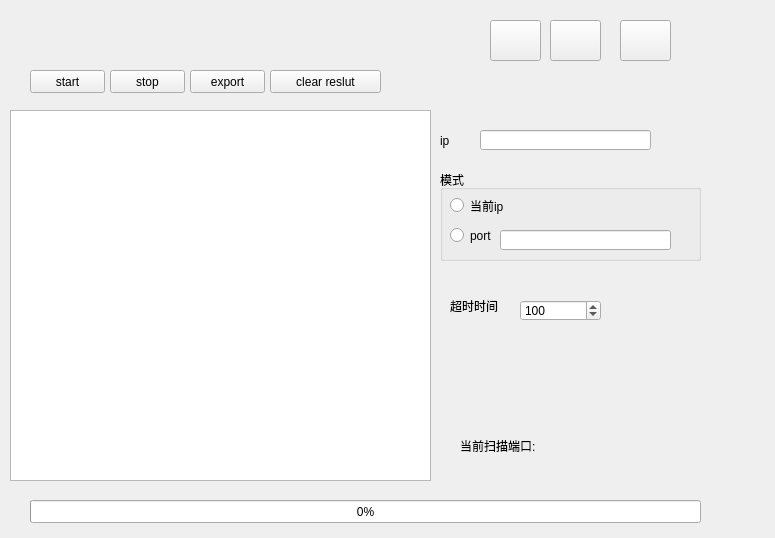
<?xml version="1.0" encoding="UTF-8"?>
<ui version="4.0">
 <class>MainWindow</class>
 <widget class="QMainWindow" name="MainWindow">
  <property name="enabled">
   <bool>true</bool>
  </property>
  <property name="geometry">
   <rect>
    <x>0</x>
    <y>0</y>
    <width>775</width>
    <height>538</height>
   </rect>
  </property>
  <property name="minimumSize">
   <size>
    <width>775</width>
    <height>538</height>
   </size>
  </property>
  <property name="maximumSize">
   <size>
    <width>9999</width>
    <height>9999</height>
   </size>
  </property>
  <property name="windowTitle">
   <string>ChunSource --轻量级扫描器</string>
  </property>
  <property name="windowIcon">
   <iconset>
    <normaloff>ico.ico</normaloff>ico.ico</iconset>
  </property>
  <widget class="QWidget" name="centralWidget">
   <widget class="QPushButton" name="startButton">
    <property name="geometry">
     <rect>
      <x>30</x>
      <y>70</y>
      <width>75</width>
      <height>23</height>
     </rect>
    </property>
    <property name="text">
     <string>start</string>
    </property>
   </widget>
   <widget class="QPushButton" name="stopButton">
    <property name="geometry">
     <rect>
      <x>110</x>
      <y>70</y>
      <width>75</width>
      <height>23</height>
     </rect>
    </property>
    <property name="text">
     <string>stop</string>
    </property>
   </widget>
   <widget class="QPushButton" name="exportButton">
    <property name="geometry">
     <rect>
      <x>190</x>
      <y>70</y>
      <width>75</width>
      <height>23</height>
     </rect>
    </property>
    <property name="text">
     <string>export</string>
    </property>
   </widget>
   <widget class="QRadioButton" name="currentipRadio">
    <property name="geometry">
     <rect>
      <x>450</x>
      <y>190</y>
      <width>121</width>
      <height>31</height>
     </rect>
    </property>
    <property name="text">
     <string>当前ip</string>
    </property>
   </widget>
   <widget class="QLineEdit" name="targetEdit">
    <property name="geometry">
     <rect>
      <x>480</x>
      <y>130</y>
      <width>171</width>
      <height>20</height>
     </rect>
    </property>
   </widget>
   <widget class="QTextEdit" name="reslutEdit">
    <property name="geometry">
     <rect>
      <x>10</x>
      <y>110</y>
      <width>421</width>
      <height>371</height>
     </rect>
    </property>
   </widget>
   <widget class="QLineEdit" name="portEdit">
    <property name="geometry">
     <rect>
      <x>500</x>
      <y>230</y>
      <width>171</width>
      <height>20</height>
     </rect>
    </property>
   </widget>
   <widget class="QRadioButton" name="currentPort">
    <property name="geometry">
     <rect>
      <x>450</x>
      <y>220</y>
      <width>121</width>
      <height>31</height>
     </rect>
    </property>
    <property name="text">
     <string>port</string>
    </property>
   </widget>
   <widget class="QProgressBar" name="progressBar">
    <property name="geometry">
     <rect>
      <x>30</x>
      <y>500</y>
      <width>671</width>
      <height>23</height>
     </rect>
    </property>
    <property name="value">
     <number>0</number>
    </property>
   </widget>
   <widget class="QLabel" name="label">
    <property name="geometry">
     <rect>
      <x>440</x>
      <y>130</y>
      <width>31</width>
      <height>21</height>
     </rect>
    </property>
    <property name="text">
     <string>ip</string>
    </property>
   </widget>
   <widget class="QLabel" name="label_3">
    <property name="geometry">
     <rect>
      <x>460</x>
      <y>420</y>
      <width>131</width>
      <height>51</height>
     </rect>
    </property>
    <property name="styleSheet">
     <string notr="true">font: 13pt &quot;黑体&quot;;</string>
    </property>
    <property name="text">
     <string>当前扫描端口:</string>
    </property>
   </widget>
   <widget class="QLabel" name="currentScanLabel">
    <property name="geometry">
     <rect>
      <x>610</x>
      <y>420</y>
      <width>41</width>
      <height>51</height>
     </rect>
    </property>
    <property name="styleSheet">
     <string notr="true">font: 13pt &quot;黑体&quot;;</string>
    </property>
    <property name="text">
     <string/>
    </property>
   </widget>
   <widget class="QSpinBox" name="TimeOutBox">
    <property name="geometry">
     <rect>
      <x>520</x>
      <y>300</y>
      <width>81</width>
      <height>21</height>
     </rect>
    </property>
    <property name="minimum">
     <number>10</number>
    </property>
    <property name="maximum">
     <number>9999999</number>
    </property>
    <property name="value">
     <number>100</number>
    </property>
   </widget>
   <widget class="QLabel" name="TimeOutLabel">
    <property name="geometry">
     <rect>
      <x>450</x>
      <y>290</y>
      <width>61</width>
      <height>31</height>
     </rect>
    </property>
    <property name="text">
     <string>超时时间</string>
    </property>
   </widget>
   <widget class="QPushButton" name="clearButton">
    <property name="geometry">
     <rect>
      <x>270</x>
      <y>70</y>
      <width>111</width>
      <height>23</height>
     </rect>
    </property>
    <property name="text">
     <string>clear reslut</string>
    </property>
   </widget>
   <widget class="QGroupBox" name="groupBox">
    <property name="geometry">
     <rect>
      <x>440</x>
      <y>170</y>
      <width>261</width>
      <height>91</height>
     </rect>
    </property>
    <property name="title">
     <string>模式</string>
    </property>
   </widget>
   <widget class="QPushButton" name="MiniSizeButton">
    <property name="geometry">
     <rect>
      <x>490</x>
      <y>20</y>
      <width>51</width>
      <height>41</height>
     </rect>
    </property>
    <property name="text">
     <string/>
    </property>
    <property name="icon">
     <iconset resource="resource.qrc">
      <normaloff>:/resizeApi.png</normaloff>:/resizeApi.png</iconset>
    </property>
   </widget>
   <widget class="QPushButton" name="MaxSizeButton">
    <property name="geometry">
     <rect>
      <x>550</x>
      <y>20</y>
      <width>51</width>
      <height>41</height>
     </rect>
    </property>
    <property name="text">
     <string/>
    </property>
    <property name="icon">
     <iconset resource="resource.qrc">
      <normaloff>:/mini.png</normaloff>:/mini.png</iconset>
    </property>
   </widget>
   <widget class="QPushButton" name="CloseButton">
    <property name="geometry">
     <rect>
      <x>620</x>
      <y>20</y>
      <width>51</width>
      <height>41</height>
     </rect>
    </property>
    <property name="text">
     <string/>
    </property>
    <property name="icon">
     <iconset resource="resource.qrc">
      <normaloff>:/close.png</normaloff>:/close.png</iconset>
    </property>
   </widget>
   <zorder>groupBox</zorder>
   <zorder>currentPort</zorder>
   <zorder>startButton</zorder>
   <zorder>stopButton</zorder>
   <zorder>exportButton</zorder>
   <zorder>currentipRadio</zorder>
   <zorder>targetEdit</zorder>
   <zorder>reslutEdit</zorder>
   <zorder>portEdit</zorder>
   <zorder>progressBar</zorder>
   <zorder>label</zorder>
   <zorder>label_3</zorder>
   <zorder>currentScanLabel</zorder>
   <zorder>TimeOutBox</zorder>
   <zorder>TimeOutLabel</zorder>
   <zorder>clearButton</zorder>
   <zorder>MiniSizeButton</zorder>
   <zorder>MaxSizeButton</zorder>
   <zorder>CloseButton</zorder>
  </widget>
 </widget>
 <layoutdefault spacing="6" margin="11"/>
 <resources>
  <include location="resource.qrc"/>
 </resources>
 <connections/>
</ui>
